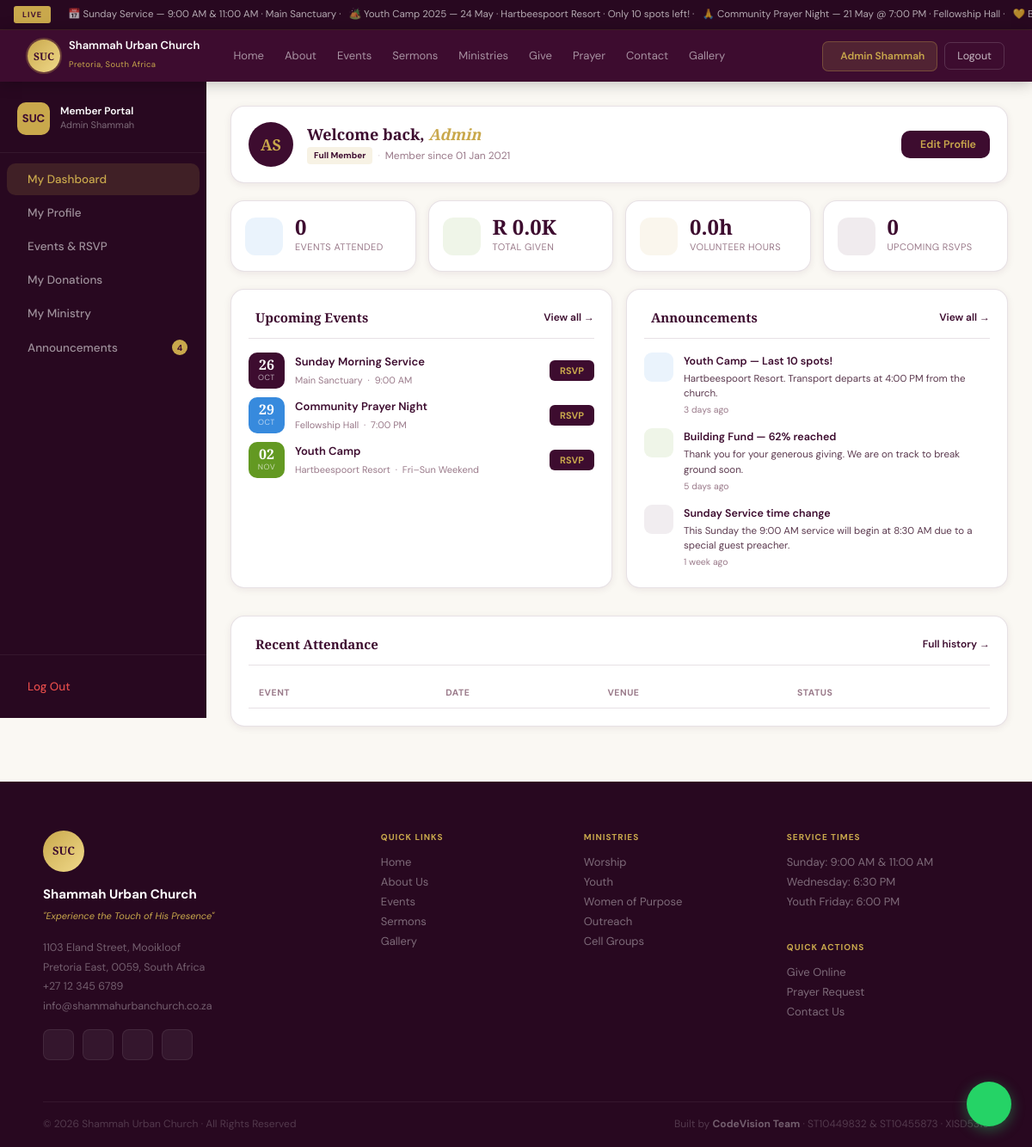
Before: /member_portal.php (signed in) with the older database file.
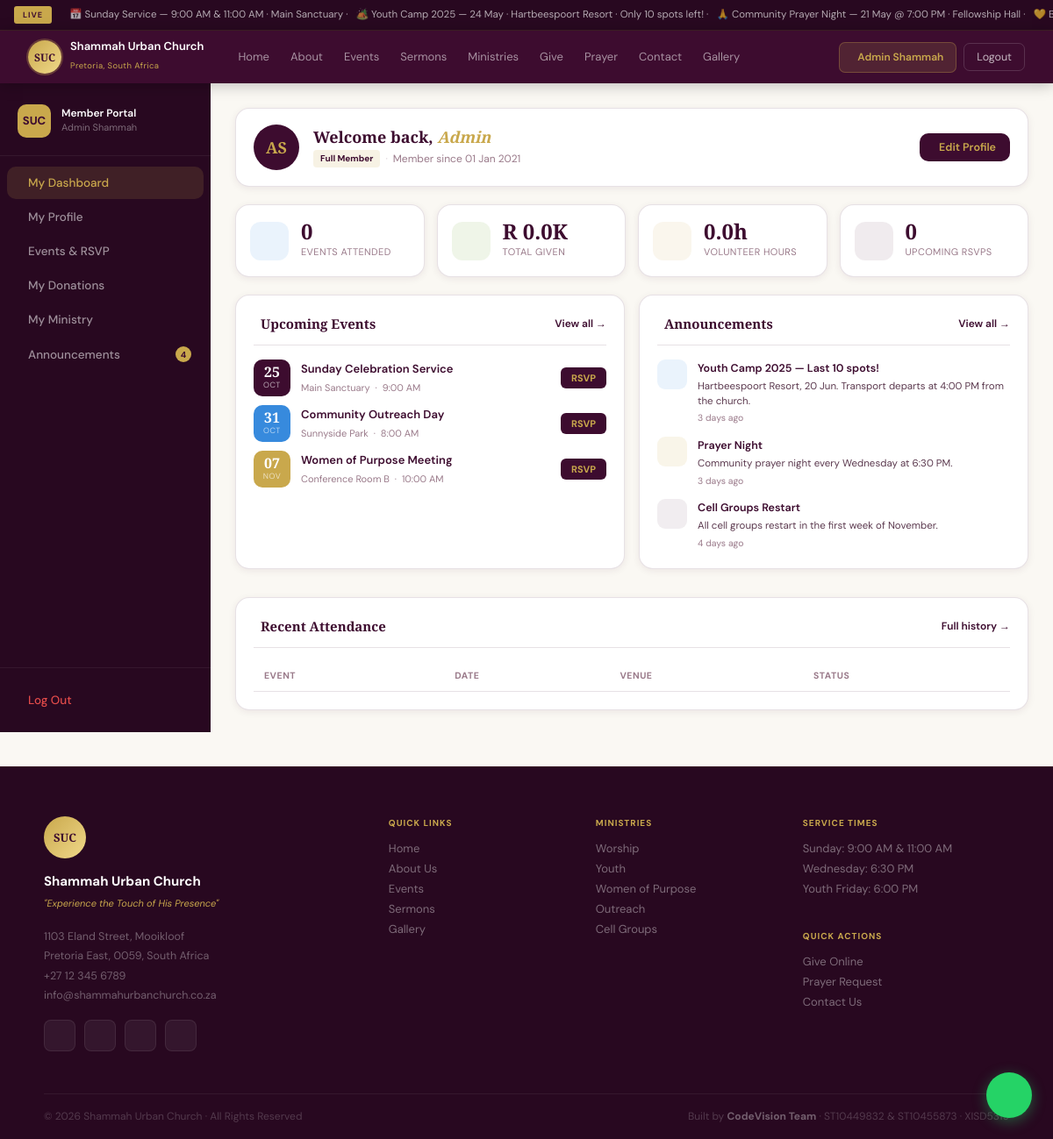
After: the same page with the newer database file.
### tables this page shows
CREATE TABLE IF NOT EXISTS EVENT (
    event_id    INT          NOT NULL AUTO_INCREMENT,
    title       VARCHAR(120) NOT NULL,
    event_date  DATETIME     NOT NULL,
    day_str     VARCHAR(4)   NOT NULL DEFAULT '',
    month_str   VARCHAR(4)   NOT NULL DEFAULT '',
    time_str    VARCHAR(40)  NOT NULL DEFAULT '',
    venue       VARCHAR(100) NOT NULL DEFAULT '',
    capacity    INT          NOT NULL DEFAULT 100,
    color       VARCHAR(10)  NOT NULL DEFAULT '#3D0C2F',
    category    VARCHAR(40)  NOT NULL DEFAULT 'General',
    description TEXT         NULL,
    is_active   TINYINT(1)   NOT NULL DEFAULT 1,
    PRIMARY KEY (event_id),
    INDEX idx_date (event_date)
);

CREATE TABLE IF NOT EXISTS ANNOUNCEMENT (
    announcement_id INT          NOT NULL AUTO_INCREMENT,
    title           VARCHAR(120) NOT NULL,
    body            TEXT         NOT NULL,
    icon            VARCHAR(30)  NOT NULL DEFAULT 'ti-info-circle',
    color           VARCHAR(20)  NOT NULL DEFAULT 'navy',
    created_at      DATETIME     NOT NULL DEFAULT CURRENT_TIMESTAMP,
    is_active       TINYINT(1)   NOT NULL DEFAULT 1,
    PRIMARY KEY (announcement_id),
    INDEX idx_active (is_active, created_at)
);

### member_portal.php (the view, shortened to what the changed rows need)
<?php
require_once 'includes/db.php';
$member_id    = (int) $_SESSION['member_id'];
$prof_stmt = $pdo->prepare('
    SELECT m.member_id, m.title, m.first_name, m.last_name,
           m.email, m.phone, m.date_of_birth,
           m.gender, m.membership_type, m.created_at, m.role,
           COALESCE(a.street, \'\') AS street,
           COALESCE(a.city,   \'\') AS city,
           COALESCE(a.postal_code, \'\') AS postal_code
    FROM   MEMBER m
    LEFT   JOIN ADDRESS a ON a.member_id = m.member_id
    WHERE  m.member_id = ?
');
$prof_stmt->execute([$member_id]);
$member = $prof_stmt->fetch();
$ev_stmt = $pdo->prepare('
    SELECT e.event_id AS id, e.title, e.event_date, e.venue, e.capacity,
           e.day_str   AS day,
           e.month_str AS month,
           e.time_str  AS time,
           e.color, e.category,
           COUNT(r.rsvp_id) AS rsvp
    FROM   EVENT e
    LEFT   JOIN RSVP r ON r.event_id = e.event_id AND r.status = "confirmed"
    WHERE  e.event_date >= NOW() AND e.is_active = 1
    GROUP  BY e.event_id
    ORDER  BY e.event_date ASC
    LIMIT  3
');
$ev_stmt->execute();
$available_events = $ev_stmt->fetchAll();
$ann_stmt = $pdo->prepare('
    SELECT title, body, icon, color, created_at
    FROM   ANNOUNCEMENT
    WHERE  is_active = 1
    ORDER  BY created_at DESC
    LIMIT  4
');
$ann_stmt->execute();
$ann_raw = $ann_stmt->fetchAll();
$portal_announcements = array_map(function($r) {
    $diff = time() - strtotime($r['created_at']);
    if ($diff < 86400)      $ago = 'Today';
    elseif ($diff < 172800) $ago = 'Yesterday';
    elseif ($diff < 604800) $ago = round($diff/86400) . ' days ago';
    else                    $ago = round($diff/604800) . ' week' . (round($diff/604800)>1?'s':'') . ' ago';
    return [
        'icon'  => $r['icon'],
        'color' => $r['color'],
        'title' => $r['title'],
        'body'  => $r['body'],
        'date'  => $ago,
    ];
}, $ann_raw);
require_once 'includes/header.php';
?>
<main id="main-content">
<div class="portal-wrap">
  <div class="portal-main">
    <section class="portal-panel active" id="tab-dashboard"
             aria-label="My dashboard">
      <div class="pp-welcome">
        <div class="ppw-info">
          <h1 class="ppw-name">Welcome back, <em><?= htmlspecialchars($member['first_name']) ?></em></h1>
        </div>
      </div>
      <div class="pp-dash-grid">
        <div class="pp-card">
          <div class="pp-card-head">
            <h2 class="pp-card-title">
              Upcoming Events
            </h2>
          </div>
          <ul class="pp-event-list" role="list">
            <?php foreach ($available_events as $ev): ?>
            <li class="pp-event-item" role="listitem">
              <div class="ppei-date" aria-hidden="true"
                   style="background:<?= $ev['color'] ?>">
                <span class="ppei-day"><?= $ev['day'] ?></span>
                <span class="ppei-mon"><?= $ev['month'] ?></span>
              </div>
              <div class="ppei-info">
                <strong><?= htmlspecialchars($ev['title']) ?></strong>
                <span>
                  <?= htmlspecialchars($ev['venue']) ?>
                  &nbsp;·&nbsp;
                  <?= htmlspecialchars($ev['time']) ?>
                </span>
              </div>
              <button class="ppei-rsvp rsvp-btn"
                      data-event-id="<?= $ev['id'] ?>"
                      aria-label="RSVP for <?= htmlspecialchars($ev['title']) ?>">
                RSVP
              </button>
            </li>
            <?php endforeach; ?>
          </ul>
        </div>
        <div class="pp-card">
          <div class="pp-card-head">
            <h2 class="pp-card-title">
              Announcements
            </h2>
          </div>
          <ul class="pp-announce-list" role="list">
            <?php foreach (array_slice($portal_announcements, 0, 3) as $ann): ?>
            <li class="pp-announce-item" role="listitem">
              <div class="ppai-icon ppai-<?= $ann['color'] ?>" aria-hidden="true">
              </div>
              <div class="ppai-body">
                <strong><?= htmlspecialchars($ann['title']) ?></strong>
                <span><?= htmlspecialchars($ann['body']) ?></span>
                <time class="ppai-time"><?= $ann['date'] ?></time>
              </div>
            </li>
            <?php endforeach; ?>
          </ul>
        </div>
      </div>
      <div class="pp-card pp-card--full">
        <div class="pp-card-head">
          <h2 class="pp-card-title">
            Recent Attendance
          </h2>
        </div>
        <div class="pp-table-wrap">
          <table class="pp-table" aria-label="Recent attendance">
            <thead>
              <tr>
                <th scope="col">Event</th>
                <th scope="col">Date</th>
                <th scope="col">Venue</th>
                <th scope="col">Status</th>
              </tr>
            </thead>
          </table>
        </div>
      </div>
    </section>
  </div>
</div>
</main>
<?php require_once 'includes/footer.php'; ?>

Changed rows visible on the page:
no longer on this page (row edited): event: day_str "26", month_str "OCT", title "Sunday Morning Service", venue "Main Sanctuary", time_str "9:00 AM", color "#3D0C2F" (drawn)
no longer on this page (row edited): event: day_str "29", month_str "OCT", title "Community Prayer Night", venue "Fellowship Hall", time_str "7:00 PM", color "#378ADD" (drawn)
no longer on this page (row edited): event: day_str "02", month_str "NOV", title "Youth Camp", venue "Hartbeespoort Resort", time_str "Fri–Sun Weekend", color "#639922" (drawn)
no longer on this page (row edited): announcement: title "Building Fund — 62% reached", body "Thank you for your generous giving. We are on track to break ground soon.", date "5 days ago", color "green" (drawn)
no longer on this page (row edited): announcement: title "Sunday Service time change", body "This Sunday the 9:00 AM service will begin at 8:30 AM due to a special guest preacher.", date "1 week ago"
now on this page (row edited): event: day_str "25", month_str "OCT", title "Sunday Celebration Service", venue "Main Sanctuary", time_str "9:00 AM", color "#3D0C2F" (drawn)
now on this page (row edited): event: day_str "31", month_str "OCT", title "Community Outreach Day", venue "Sunnyside Park", time_str "8:00 AM", color "#378ADD" (drawn)
added event: day_str "07", month_str "NOV", title "Women of Purpose Meeting", venue "Conference Room B", time_str "10:00 AM", color "#C9A84C" (drawn)
changed announcement: title "Youth Camp — Last 10 spots!" → "Youth Camp 2025 — Last 10 spots!"; body "Hartbeespoort Resort. Transport departs at 4:00 PM from the church." → "Hartbeespoort Resort, 20 Jun. Transport departs at 4:00 PM from the church."
added announcement: title "Prayer Night", body "Community prayer night every Wednesday at 6:30 PM.", date "3 days ago", color "gold" (drawn)
added announcement: title "Cell Groups Restart", body "All cell groups restart in the first week of November.", date "4 days ago"
